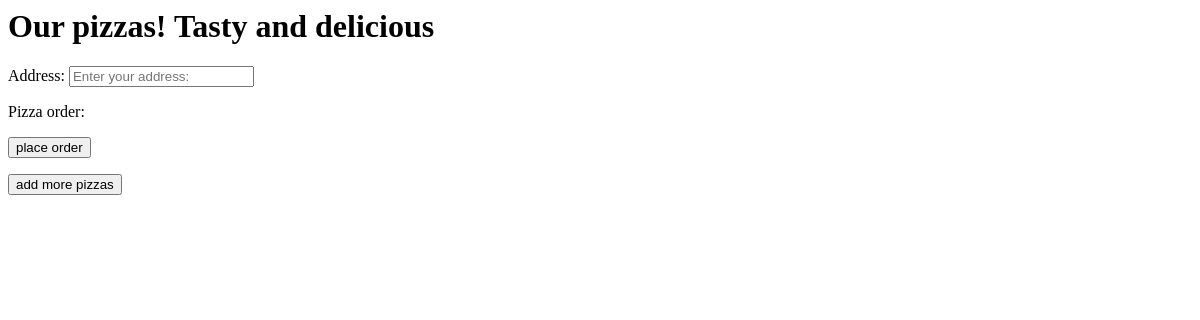
Page /createmodelorder on the earlier database version.
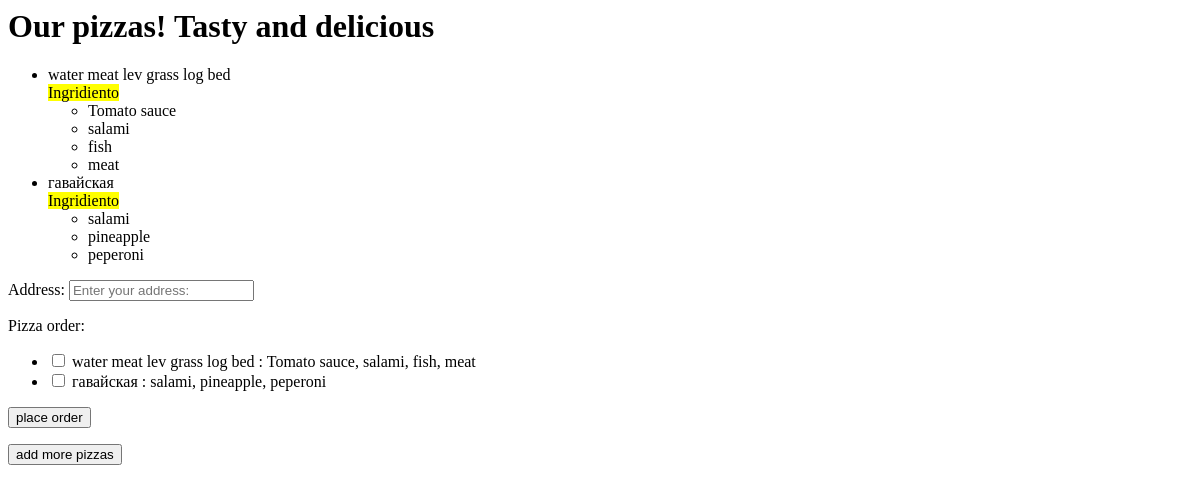
Same page on the later database version.
### pizza/models.py (models this page shows, shortened)
class PizzaModel(models.Model):
    name = models.CharField(max_length=50)
    name_slug = models.SlugField(blank=True, null=True)
    toppings = models.ManyToManyField(ToppingsModel, verbose_name='toppings')
    class Meta:
        verbose_name = 'My pizza recipes'
        verbose_name_plural = 'Pizza recipes'
    def __str__(self):
        return f"{self.name} : {', '.join([topping.name for topping in self.toppings.all()])}"

class ToppingsModel(models.Model):
    name = models.CharField(max_length=50)
    class Meta:
        verbose_name = 'Toppings'
        verbose_name_plural = 'Toppings'

### order/views.py (the view)
# urls.py: path('createmodelorder', create_model_order, name='createmodelorder'),
def create_model_order(request, *args, **kwargs):
    pizzas = PizzaModel.objects.all()
    model_form = CreateOrderModelForm(request.POST or None)
    context = {
        'pizza': pizzas,
        'modelform': model_form,
    }
    return render(request, 'order/create_model_order.html', context=context)

### order/forms.py
class CreateOrderModelForm(forms.ModelForm):
    error_css_class = 'error-field-class'
    required_css_class = 'required-field-class'
    class Meta:
        model = OrderModel
        fields = ['address', 'pizza_order']
        widgets = {
            'address': forms.TextInput(attrs={
                'class': 'form-control',
                'placeholder': 'Enter your address:'
            }),
            'pizza_order': forms.CheckboxSelectMultiple()
        }

### templates/order/create_model_order.html (shortened to what this page needs)
<h1>Our pizzas! Tasty and delicious</h1>
<ul>
    {% for i in pizza %}
        <li>{{i.name}}</li>
        <div>
            <mark>Ingridiento</mark>
        </div>
        <ul>
            {% for j in i.toppings.all %}
                <li>{{ j.name }}</li>
            {% endfor %}
        </ul>
    {% endfor %}
</ul>
<form action="" method="post" class="form">
    {{ modelform.as_p }}
    <input type="submit" value="place order" class="order">
</form>
<button class="more">add more pizzas</button>

Differences in the rows shown:
added PizzaModel: name "water meat lev grass log bed"
added ToppingsModel: name "Tomato sauce", shown under "water meat lev grass log bed"
added ToppingsModel: name "salami"
added ToppingsModel: name "fish", shown under "water meat lev grass log bed"
added ToppingsModel: name "meat", shown under "water meat lev grass log bed"
added PizzaModel: name "гавайская"
added ToppingsModel: name "pineapple", shown under "гавайская"
added ToppingsModel: name "peperoni", shown under "гавайская"
Other differences:
form field pizza_order: (not shown) → "☐ ☐"
text no longer shown: "Address: Pizza order:"
text now shown: "Address: Pizza order: water meat lev grass log bed : Tomato sauce, salami, fish, meat гавайская : salami, pineapple, peperoni"
